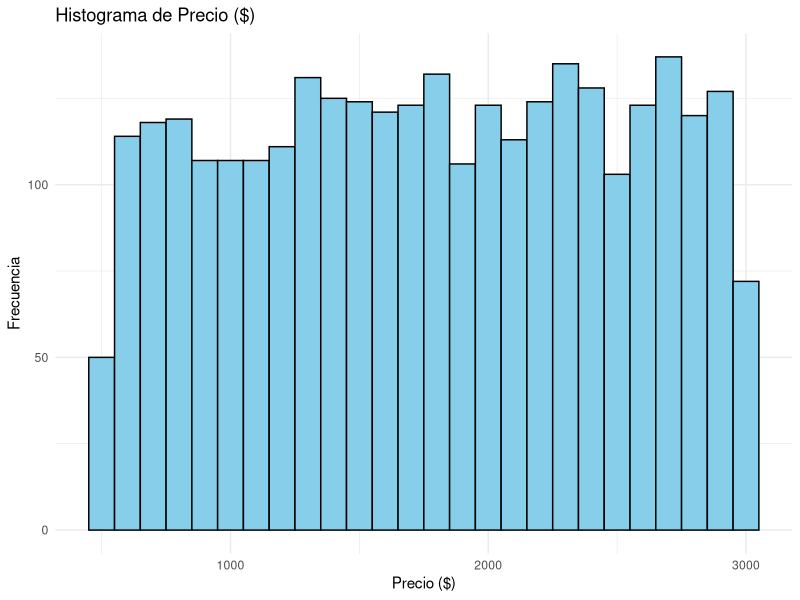
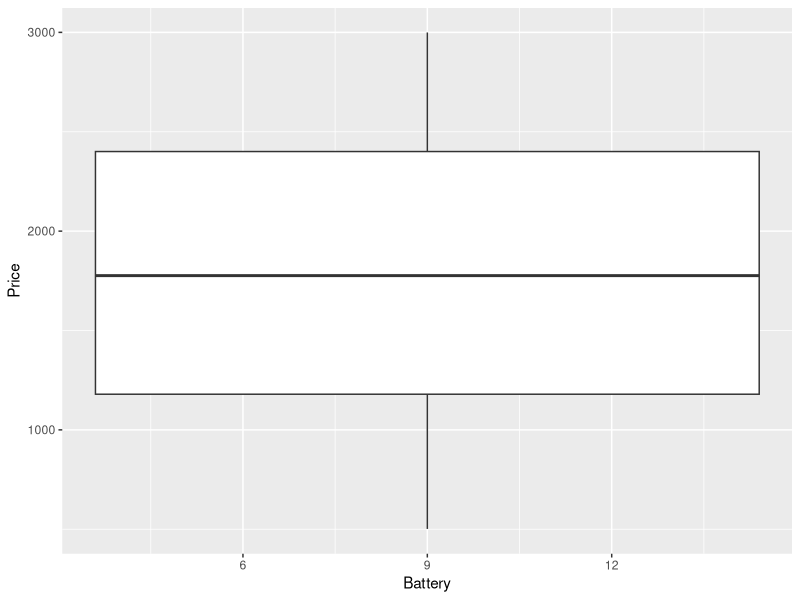
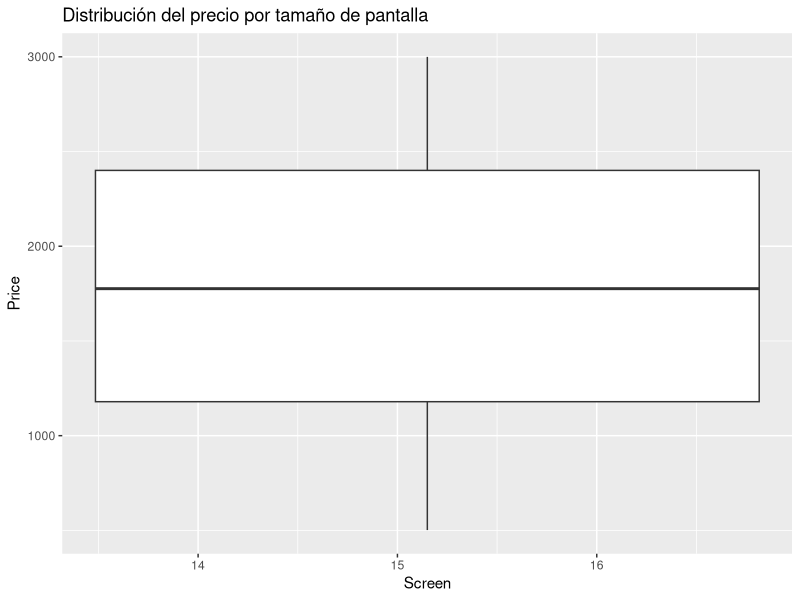
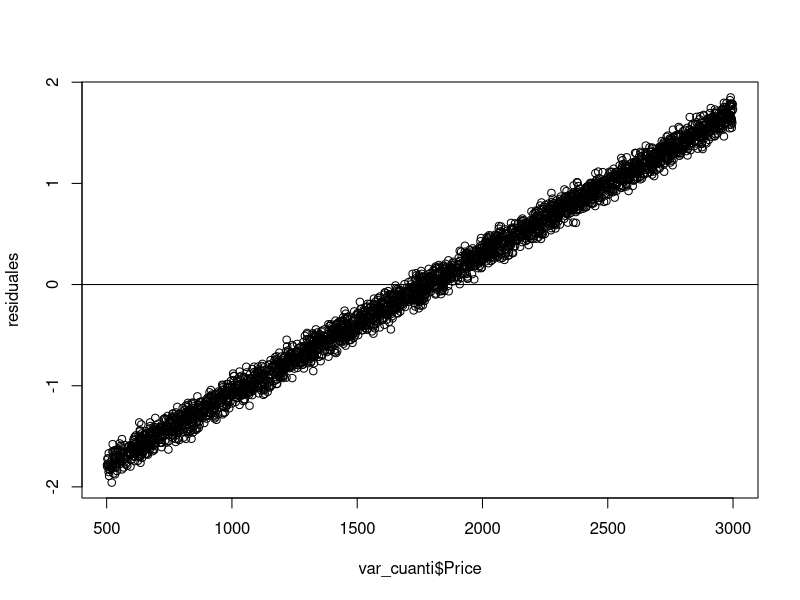
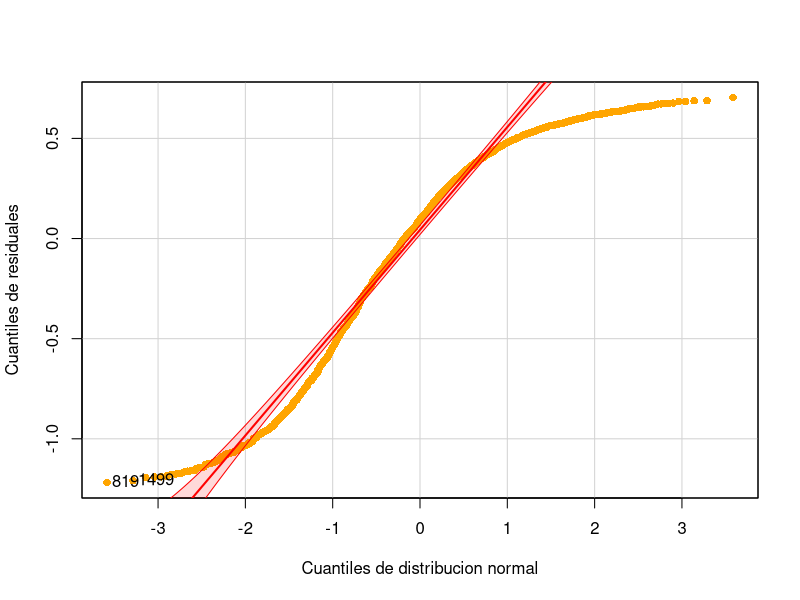

The R source for these figures, in order:
## ---- chunk 1
knitr::opts_chunk$set(echo = FALSE, message = F, warning = F)
## ---- chunk 2

## ---- chunk 3
    #| label: fig-mpgwt
    #| fig-cap: "Diagrama de dispersion"
    
    library(ggplot2)
    library(readr)

    # Leer un archivo CSV
    datos <- read_csv("laptop Price Prediction Dataset.csv")

    ggplot(datos, aes(x = `Price`)) +
  geom_histogram(binwidth = 100, fill = "skyblue", color = "black") +
  labs(title = "Histograma de Precio ($)", x = "Precio ($)", y = "Frecuencia") +
  theme_minimal()
## ---- chunk 4
# Boxplot
ggplot(datos, aes(x = `Battery`, y = `Price`)) + 
  geom_boxplot()
## ---- chunk 5
ggplot(datos, aes(x=Screen, y=Price)) + 
  geom_boxplot() +
  labs(title="Distribución del precio por tamaño de pantalla")
## ---- chunk 6
m1 <- lm(Price ~ . - Model, data=datos)

library(car)
vif(m1) 
## ---- chunk 7
library(tseries)
library(nortest)

shapiro.test(m1$residuals)
## ---- chunk 8
library(lmtest)
bptest(m1)
## ---- chunk 9
library(lmtest)
bgtest(m1)
## ---- chunk 10
# a. Procedimiento gráfico
# - Gráfico de residuales estandarizados vs variable respuesta
var_cuanti <- subset(datos, select = c("Weight", "Battery", "Price", "Screen","Storage","RAM"))
residuales <- rstandard(m1) #Calcula residuales estandarizados
residuales
plot(var_cuanti$Price,residuales)
abline(h=0)
#Ideal
## ---- chunk 11
influence.measures(m1)
## ---- chunk 12
p=10
n = 3000
prueba_ddfits = 2*sqrt(p/n) #0.1154700
prueba_ddfits

prueba_dfbeta = 2/sqrt(n)
prueba_dfbeta #0.03651484
## ---- chunk 13
datos1 <- datos[-c(6,8,10,11,14,17,25,28,34,35,52,72,84,103,106,125,133,137,139,149,
                   155,157,160,161,162,163,164,166,170,174,175,176,177,183,185,188,
                   192,197,203,204,206),]
mfinal_log <- lm(log(Price) ~ . - Model, data=datos1)
summary(mfinal_log)
## ---- chunk 14
qqPlot(mfinal_log$residuals, xlab = 'Cuantiles de distribucion normal',
       ylab = 'Cuantiles de residuales', pch = 16, col = "orange",
       col.lines = "red")
## ---- chunk 15
modb<- step(mfinal_log, trace = T, direction = "backward")
modb
summary(modb)


modf<-step(mfinal_log, trace = T, direction = "both")
modf
summary(modf)
